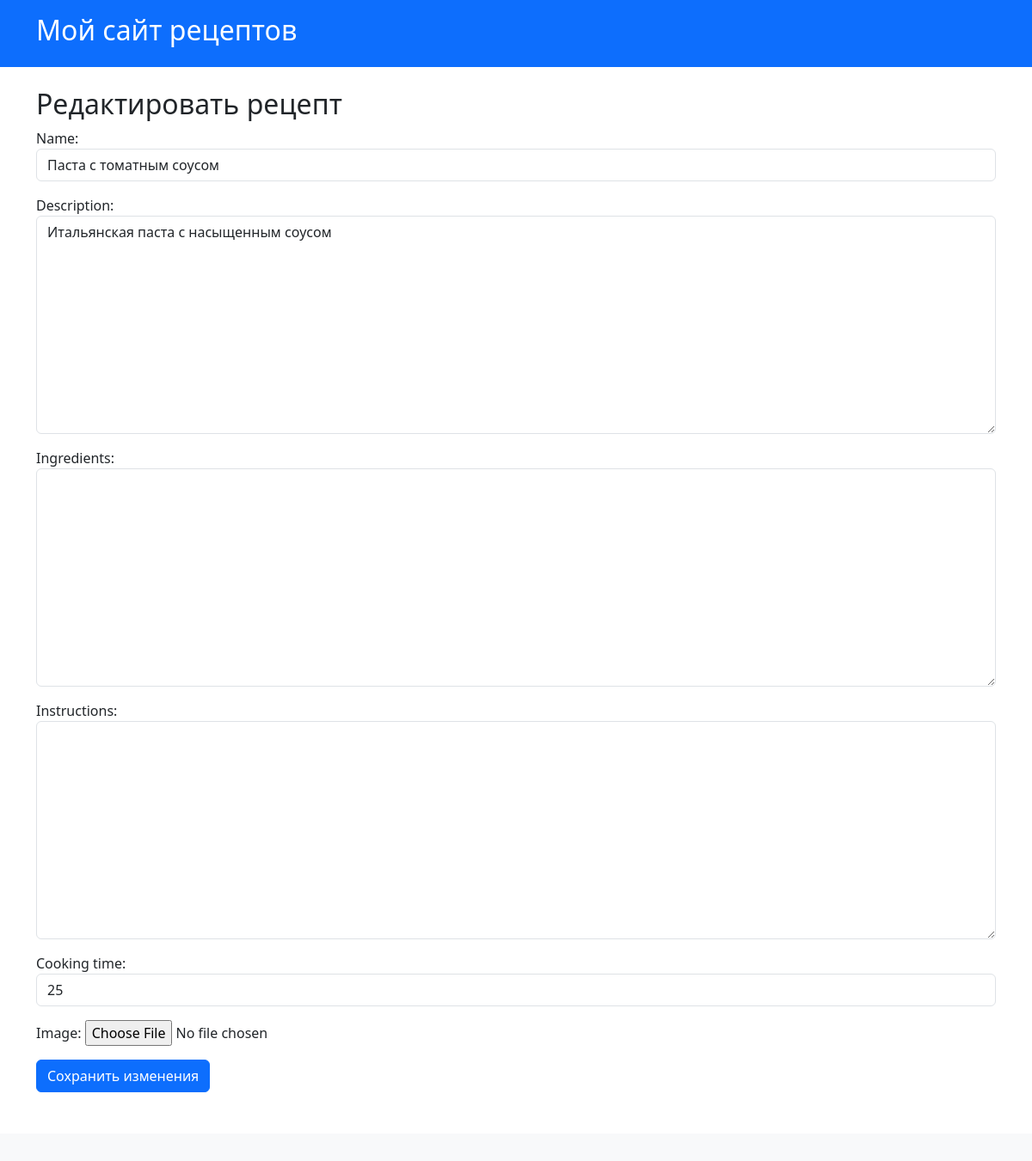
The app's page /recipes/3/edit/ (signed in), older data.
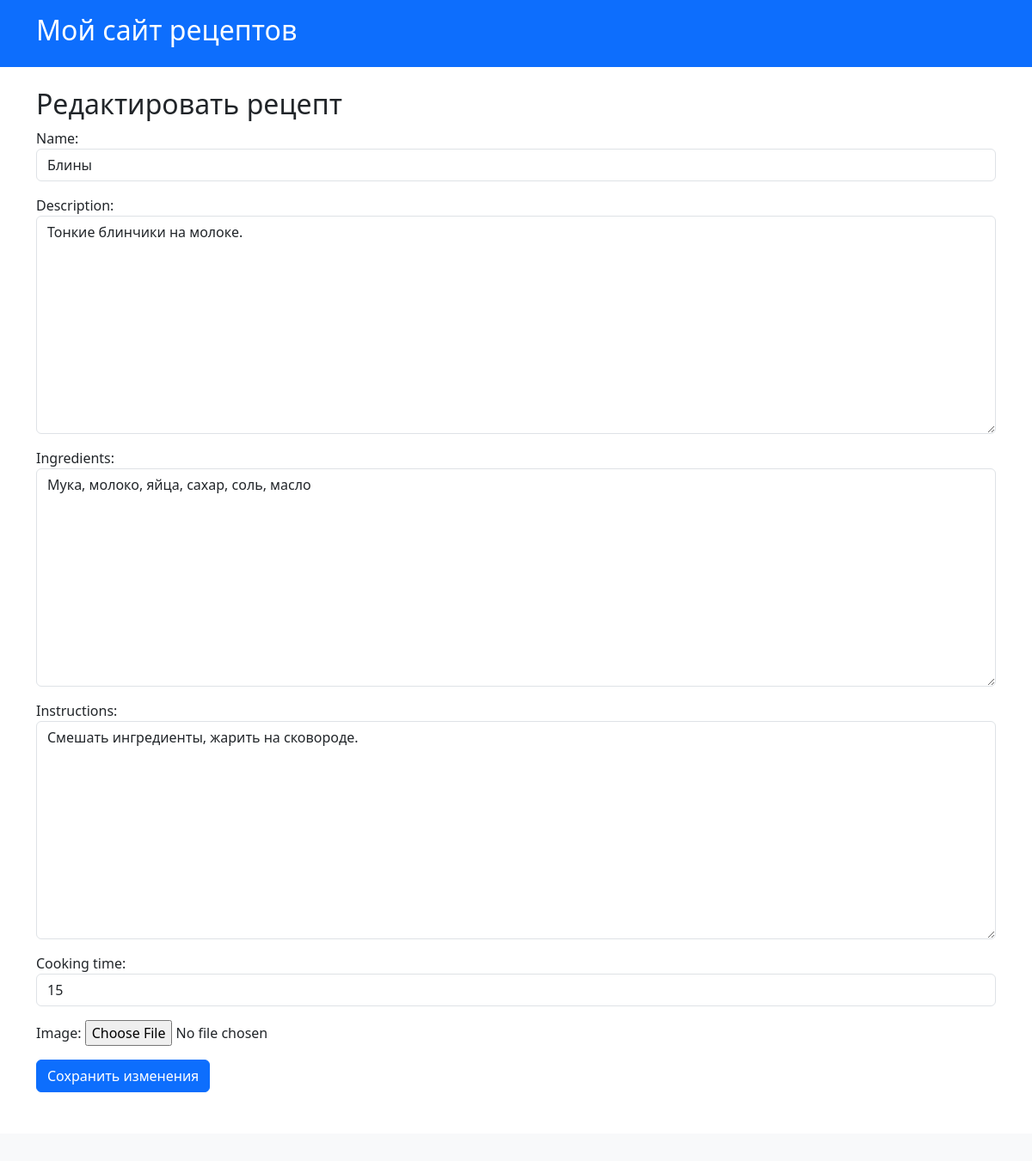
The same page, newer data.
### recipe_app/models.py (models this page shows, shortened)
class Recipe(models.Model):
    name = models.CharField(max_length=100)
    description = models.TextField()
    ingredients = models.TextField(blank=True)  # Новый блок
    instructions = models.TextField(blank=True)  # Новый блок
    cooking_time = models.IntegerField()  # в минутах
    image = models.ImageField(upload_to='recipes/', blank=True, null=True)
    archived = models.BooleanField(default=False)
    created_at = models.DateTimeField(auto_now_add=True)
    author = models.ForeignKey(User, on_delete=models.CASCADE, related_name="recipes")
    likes = models.ManyToManyField(User, related_name='liked_recipes', blank=True)
    def short_description(self):
        return self.description[:50] + '...' if len(self.description) > 50 else self.description
    short_description.short_description = "Краткое описание"
    class Meta:
        ordering = ['-created_at']  # по убыванию даты создания
        verbose_name = "Рецепт"
        verbose_name_plural = "Рецепты"

### recipe_app/views.py (the view, shortened to what this page needs)
# urls.py: path('recipes/<int:pk>/edit/', RecipeUpdateView.as_view(), name='update_recipe'),# /groups/
class RecipeUpdateView(LoginRequiredMixin, UpdateView):
    model = Recipe
    form_class = RecipeForm
    template_name = 'recipe_app/update_recipe.html'
    def get_queryset(self):
        return Recipe.objects.filter(author=self.request.user)

### recipe_app/forms.py
class RecipeForm(forms.ModelForm):
    class Meta:
        model = Recipe
        fields = ['name', 'description', 'ingredients', 'instructions', 'cooking_time', 'image']
        widgets = {
            'name': forms.TextInput(attrs={'class': 'form-control'}),
            'description': forms.Textarea(attrs={'class': 'form-control'}),
            'ingredients': forms.Textarea(attrs={'class': 'form-control'}),
            'instructions': forms.Textarea(attrs={'class': 'form-control'}),
            'cooking_time': forms.NumberInput(attrs={'class': 'form-control'}),
        }

### recipe_app/templates/recipe_app/update_recipe.html (shortened to what this page needs)
{% extends "recipe_app/base.html" %}
{% block content %}
  <h2>Редактировать рецепт</h2>
  <form method="post" enctype="multipart/form-data">
    {{ form.as_p }}
    <button type="submit" class="btn btn-primary">Сохранить изменения</button>
  </form>
{% endblock %}

Row changes from the older to the newer data that the page shows:
changed Recipe: name "Паста с томатным соусом" → "Блины"; description "Итальянская паста с насыщенным соусом" → "Тонкие блинчики на молоке."; ingredients (not shown) → "Мука, молоко, яйца, сахар, соль, масло"; instructions (not shown) → "Смешать ингредиенты, жарить на сковороде."; cooking_time "25" → "15"
